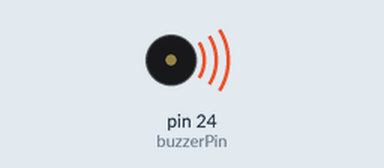
Simulated run of this sketch. Board: Arduino Mega 2560, built with avr-gcc and run on an emulated ATmega2560. Shown: buzzer (waves = sounding).

Above: at 0.1 s.
Timing chart, 0 to 40.0 s (numbered marks = the images above):
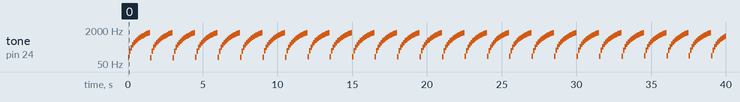

The sketch:

batteryMeterTestSketch.ino
```cpp
const int buzzerPin = 24;

void setup() {
  pinMode(buzzerPin, OUTPUT);
}

void loop() {
  int freq = 100 + (millis()%1500);
  tone(buzzerPin, freq);
  delay(100);
}
```

Measured:
- by itself, tone on pin 24 (buzzerPin): plays 100 Hz for 0.10 s, 199 Hz for 0.10 s, 299 Hz for 0.10 s, 400 Hz for 0.10 s, 499 Hz for 0.10 s, 599 Hz for 0.10 s … (400 notes in this stretch)
